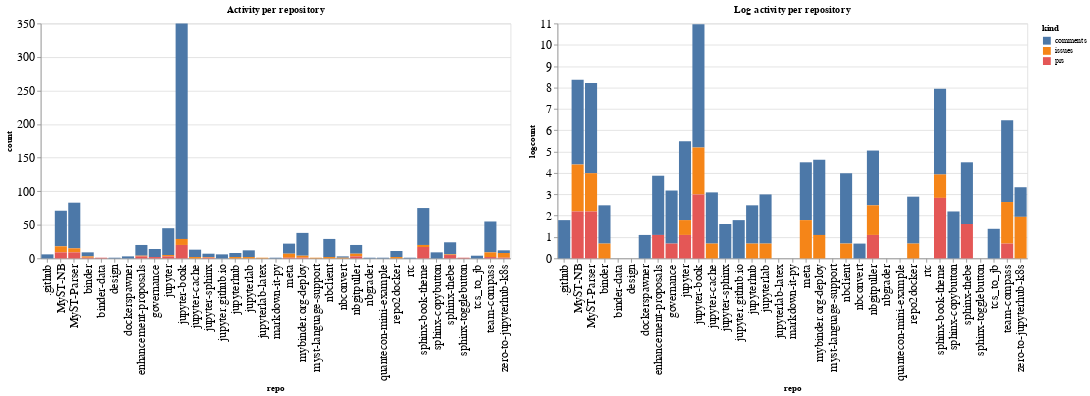

The notebook cell this image was saved under:
### Code cell
ch1 = alt.Chart(repo_summaries, width=600, title="Activity per repository").mark_bar().encode(
    x='repo',
    y='count',
    color='kind',
    tooltip="kind"
)

ch2 = alt.Chart(repo_summaries, width=600, title="Log activity per repository").mark_bar().encode(
    x='repo',
    y='logcount',
    color='kind',
    tooltip="kind"
)

ch1 | ch2

### Figure 1 — Vega-Lite specification as saved in the notebook (floating-point values rounded to 4 significant figures)
{"config": {"axisLeft": {"labelFontSize": 15}, "axisBottom": {"labelFontSize": 15}}, "hconcat": [{"mark": "bar", "encoding": {"color": {"type": "nominal", "field": "kind"}, "tooltip": {"type": "nominal", "field": "kind"}, "x": {"type": "nominal", "field": "repo"}, "y": {"type": "quantitative", "field": "count"}}, "title": "Activity per repository", "width": 600}, {"mark": "bar", "encoding": {"color": {"type": "nominal", "field": "kind"}, "tooltip": {"type": "nominal", "field": "kind"}, "x": {"type": "nominal", "field": "repo"}, "y": {"type": "quantitative", "field": "logcount"}}, "title": "Log activity per repository", "width": 600}], "data": {"name": "data-f62e39b4cdc903e328712f85612dead7"}, "$schema": "https://vega.github.io/schema/vega-lite/v4.8.1.json", "datasets": {"data-f62e39b4cdc903e328712f85612dead7": [{"repo": ".github", "kind": "comments", "count": 6, "logcount": 1.792}, {"repo": "MyST-NB", "kind": "comments", "count": 53, "logcount": 3.97}, {"repo": "MyST-NB", "kind": "issues", "count": 9, "logcount": 2.197}, {"repo": "MyST-NB", "kind": "prs", "count": 9, "logcount": 2.197}, {"repo": "MyST-Parser", "kind": "comments", "count": 68, "logcount": 4.22}, {"repo": "MyST-Parser", "kind": "issues", "count": 6, "logcount": 1.792}, {"repo": "MyST-Parser", "kind": "prs", "count": 9, "logcount": 2.197}, {"repo": "binder", "kind": "comments", "count": 6, "logcount": 1.792}, {"repo": "binder", "kind": "issues", "count": 2, "logcount": 0.6931}, {"repo": "binder", "kind": "prs", "count": 1, "logcount": 0.0}, {"repo": "binder-data", "kind": "prs", "count": 1, "logcount": 0.0}, {"repo": "design", "kind": "comments", "count": 1, "logcount": 0.0}, {"repo": "dockerspawner", "kind": "comments", "count": 3, "logcount": 1.099}, {"repo": "enhancement-proposals", "kind": "comments", "count": 16, "logcount": 2.773}, {"repo": "enhancement-proposals", "kind": "issues", "count": 1, "logcount": 0.0}, {"repo": "enhancement-proposals", "kind": "prs", "count": 3, "logcount": 1.099}, {"repo": "governance", "kind": "comments", "count": 12, "logcount": 2.485}, {"repo": "governance", "kind": "prs", "count": 2, "logcount": 0.6931}, {"repo": "jupyter", "kind": "comments", "count": 40, "logcount": 3.689}, {"repo": "jupyter", "kind": "issues", "count": 2, "logcount": 0.6931}, {"repo": "jupyter", "kind": "prs", "count": 3, "logcount": 1.099}, {"repo": "jupyter-book", "kind": "comments", "count": 321, "logcount": 5.771}, {"repo": "jupyter-book", "kind": "issues", "count": 9, "logcount": 2.197}, {"repo": "jupyter-book", "kind": "prs", "count": 20, "logcount": 2.996}, {"repo": "jupyter-cache", "kind": "comments", "count": 11, "logcount": 2.398}, {"repo": "jupyter-cache", "kind": "issues", "count": 2, "logcount": 0.6931}, {"repo": "jupyter-sphinx", "kind": "comments", "count": 5, "logcount": 1.609}, {"repo": "jupyter-sphinx", "kind": "issues", "count": 1, "logcount": 0.0}, {"repo": "jupyter-sphinx", "kind": "prs", "count": 1, "logcount": 0.0}, {"repo": "jupyter.github.io", "kind": "comments", "count": 6, "logcount": 1.792}, {"repo": "jupyterhub", "kind": "comments", "count": 6, "logcount": 1.792}, {"repo": "jupyterhub", "kind": "issues", "count": 2, "logcount": 0.6931}, {"repo": "jupyterlab", "kind": "comments", "count": 10, "logcount": 2.303}, {"repo": "jupyterlab", "kind": "issues", "count": 2, "logcount": 0.6931}, {"repo": "jupyterlab-latex", "kind": "issues", "count": 1, "logcount": 0.0}, {"repo": "markdown-it-py", "kind": "comments", "count": 1, "logcount": 0.0}, {"repo": "meta", "kind": "comments", "count": 15, "logcount": 2.708}, {"repo": "meta", "kind": "issues", "count": 6, "logcount": 1.792}, {"repo": "meta", "kind": "prs", "count": 1, "logcount": 0.0}, {"repo": "mybinder.org-deploy", "kind": "comments", "count": 34, "logcount": 3.526}, {"repo": "mybinder.org-deploy", "kind": "issues", "count": 3, "logcount": 1.099}, {"repo": "mybinder.org-deploy", "kind": "prs", "count": 1, "logcount": 0.0}, {"repo": "myst-language-support", "kind": "issues", "count": 1, "logcount": 0.0}, {"repo": "nbclient", "kind": "comments", "count": 27, "logcount": 3.296}, {"repo": "nbclient", "kind": "issues", "count": 2, "logcount": 0.6931}, {"repo": "nbconvert", "kind": "comments", "count": 2, "logcount": 0.6931}, {"repo": "nbconvert", "kind": "issues", "count": 1, "logcount": 0.0}, {"repo": "nbgitpuller", "kind": "comments", "count": 13, "logcount": 2.565}, {"repo": "nbgitpuller", "kind": "issues", "count": 4, "logcount": 1.386}, {"repo": "nbgitpuller", "kind": "prs", "count": 3, "logcount": 1.099}, {"repo": "nbgrader", "kind": "comments", "count": 1, "logcount": 0.0}, {"repo": "quantecon-mini-example", "kind": "comments", "count": 1, "logcount": 0.0}, {"repo": "repo2docker", "kind": "comments", "count": 9, "logcount": 2.197}, {"repo": "repo2docker", "kind": "issues", "count": 2, "logcount": 0.6931}, {"repo": "rtc", "kind": "comments", "count": 1, "logcount": 0.0}, {"repo": "sphinx-book-theme", "kind": "comments", "count": 55, "logcount": 4.007}, {"repo": "sphinx-book-theme", "kind": "issues", "count": 3, "logcount": 1.099}, {"repo": "sphinx-book-theme", "kind": "prs", "count": 17, "logcount": 2.833}, {"repo": "sphinx-copybutton", "kind": "comments", "count": 9, "logcount": 2.197}, {"repo": "sphinx-thebe", "kind": "comments", "count": 18, "logcount": 2.89}, {"repo": "sphinx-thebe", "kind": "issues", "count": 1, "logcount": 0.0}, {"repo": "sphinx-thebe", "kind": "prs", "count": 5, "logcount": 1.609}, {"repo": "sphinx-togglebutton", "kind": "prs", "count": 1, "logcount": 0.0}, {"repo": "tcs_to_jb", "kind": "comments", "count": 4, "logcount": 1.386}, {"repo": "team-compass", "kind": "comments", "count": 46, "logcount": 3.829}, {"repo": "team-compass", "kind": "issues", "count": 7, "logcount": 1.946}, {"repo": "team-compass", "kind": "prs", "count": 2, "logcount": 0.6931}, {"repo": "zero-to-jupyterhub-k8s", "kind": "comments", "count": 4, "logcount": 1.386}, {"repo": "zero-to-jupyterhub-k8s", "kind": "issues", "count": 7, "logcount": 1.946}, {"repo": "zero-to-jupyterhub-k8s", "kind": "prs", "count": 1, "logcount": 0.0}]}}
